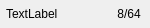
<?xml version="1.0" encoding="UTF-8"?>
<ui version="4.0">
 <class>RoomListItem</class>
 <widget class="QWidget" name="RoomListItem">
  <property name="geometry">
   <rect>
    <x>0</x>
    <y>0</y>
    <width>150</width>
    <height>28</height>
   </rect>
  </property>
  <property name="minimumSize">
   <size>
    <width>0</width>
    <height>28</height>
   </size>
  </property>
  <property name="windowTitle">
   <string>Form</string>
  </property>
  <layout class="QHBoxLayout" name="horizontalLayout">
   <property name="spacing">
    <number>3</number>
   </property>
   <property name="leftMargin">
    <number>6</number>
   </property>
   <property name="topMargin">
    <number>6</number>
   </property>
   <property name="rightMargin">
    <number>6</number>
   </property>
   <property name="bottomMargin">
    <number>6</number>
   </property>
   <item>
    <widget class="QLabel" name="label_name">
     <property name="sizePolicy">
      <sizepolicy hsizetype="Expanding" vsizetype="Preferred">
       <horstretch>0</horstretch>
       <verstretch>0</verstretch>
      </sizepolicy>
     </property>
     <property name="minimumSize">
      <size>
       <width>100</width>
       <height>16</height>
      </size>
     </property>
     <property name="maximumSize">
      <size>
       <width>16777215</width>
       <height>16</height>
      </size>
     </property>
     <property name="text">
      <string>TextLabel</string>
     </property>
    </widget>
   </item>
   <item>
    <widget class="QLabel" name="label_playercount">
     <property name="minimumSize">
      <size>
       <width>30</width>
       <height>16</height>
      </size>
     </property>
     <property name="maximumSize">
      <size>
       <width>30</width>
       <height>16</height>
      </size>
     </property>
     <property name="text">
      <string>8/64</string>
     </property>
     <property name="alignment">
      <set>Qt::AlignCenter</set>
     </property>
    </widget>
   </item>
  </layout>
 </widget>
 <resources/>
 <connections/>
</ui>
